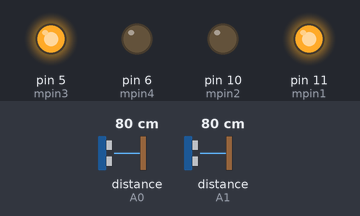
The sketch below on a simulated Arduino Uno, built with avr-gcc and run on an emulated ATmega328P. Parts: output pins drawn as LEDs (lit = HIGH). Wiring (inferred from the names in the program): 2 × ultrasonic range finder: trigger pin 3, echo A0 / trigger pin 9, echo A1. Inputs (shaded band) come from the test bench; at power-on: distance to the obstacle (sensors on A0, A1) 80 cm. The echo pulse lasts 58.3 µs per cm; pins used as bus, display or sensor lines are not drawn; what the sketch prints to the serial monitor is not drawn.

Above: at 1.2 s.
1.3 s: distance to the obstacle (sensor on A0) set to 9 cm
4.3 s: distance to the obstacle (sensor on A1) set to 2 cm
7.3 s: distance to the obstacle (sensor on A1) set to 9 cm
10.3 s: distance to the obstacle (sensor on A0) set to 7 cm
11.8 s: distance to the obstacle (sensor on A0) set to 4 cm
Timing chart, 0 to 14.3 s (numbered marks = the images above; inputs shaded):
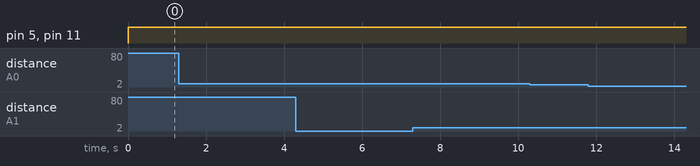

Measured:
- after the input at 1.3 s, every drawn part: stays the same
- after the input at 7.3 s, every drawn part: stays the same
- after the input at 10.3 s, every drawn part: stays the same

The sketch:

WallFollowerCode.ino
```cpp
#define mxspd 255
#define factor=255/8

int mpin1=11;
int mpin2=10;
int mpin3=5;
int mpin4=6;

int spdf=mxspd;
int spdb=mxspd;

const int trigpin=3;
const int echopin=A0;

long duration;
int distance;

const int trigpin1=9;
const int echopin1=A1;

long duration1;
int distance1;

void frwd()
{
  analogWrite(mpin1,0);
  analogWrite(mpin2,spdf);
  analogWrite(mpin3,0);
  analogWrite(mpin4,spdf);
}
void bkwd()
{
  analogWrite(mpin2,0);
  analogWrite(mpin1,spdb);
  analogWrite(mpin4,0);
  analogWrite(mpin3,spdb);
}
void stp()
{
  analogWrite(mpin2,0);
  analogWrite(mpin1,0);
  analogWrite(mpin4,0);
  analogWrite(mpin3,0);
}
int ultsnd()
{
  digitalWrite(trigpin,LOW);
  delayMicroseconds(2);
  digitalWrite(trigpin,HIGH);
  delayMicroseconds(10);
  digitalWrite(trigpin,LOW);
  duration=pulseIn(echopin,HIGH);
  distance=duration*.03412;

  Serial.print("Distance: ");
  Serial.println(distance);

  return distance;
}
int ultsnd1()
{
  digitalWrite(trigpin1,LOW);
  delayMicroseconds(2);
  digitalWrite(trigpin1,HIGH);
  delayMicroseconds(10);
  digitalWrite(trigpin1,LOW);
  duration1=pulseIn(echopin1,HIGH);
  distance1=duration1*.03412;

  Serial.print("Distance1: ");
  Serial.println(distance1);

  return distance1;
}
void setup()
{
  pinMode(mpin1,OUTPUT);
  pinMode(mpin2,OUTPUT);
  pinMode(mpin3,OUTPUT);
  pinMode(mpin4,OUTPUT);

  pinMode(trigpin,OUTPUT);
  pinMode(echopin,INPUT);
  pinMode(trigpin1,OUTPUT);
  pinMode(echopin1,INPUT);

  Serial.begin(9600);

}

void loop() {
  //frwd();
  if(ultsnd1()<10 or ultsnd()<10)
  {
    stp();
  }
  bkwd();


}
```
